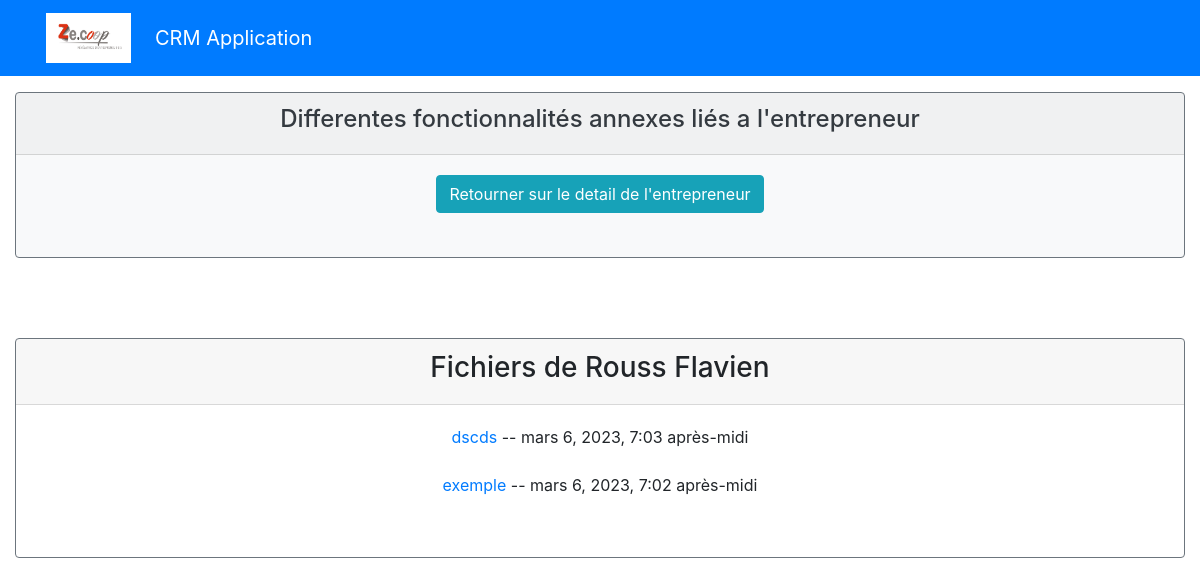
The app's page /home/1/fichiers/ with its own data.
### appflux/models.py (models this page shows, shortened)
class Entrepreneur(models.Model):
    STRUCTURE = (
    ('Impulsions', 'Impulsions'),
    ('Eclosion', 'Eclosions')
)
    nom = models.CharField (max_length=30,)
    prenom = models.CharField(max_length=30, verbose_name="prénom")
    matricule = models.CharField(max_length=30, blank=True)
    photo = models.ImageField(default='avatar.jpg', upload_to='entrepreneur_avatars', blank=True,)
    telephone = models.CharField(max_length=15 ,blank=True, verbose_name="téléphone")
    structure = models.CharField(max_length=40, choices=STRUCTURE)
    email =  models.EmailField()
    nationalite = models.CharField(max_length=150, verbose_name="nationalité")
    naissance = models.CharField(max_length=100, verbose_name="pays de naissance",)
    numero = models.CharField( max_length=15 ,verbose_name="numéro de téléphone professionel", blank=True)
    adresse_postal = models.CharField(max_length=200, verbose_name="Code")
    adresse = models.CharField(max_length=200, blank=True, null=True)
    securite_social = models.CharField(max_length=240, blank=True, verbose_name=" Numéro de sécurité social")
    date_naissance = models.DateField(verbose_name="date de naissance")
    ville = models.CharField(max_length=120, verbose_name="lieu de résidence", blank=True )
    fonction = models.CharField(max_length=240, blank=True,)
    date_entree = models.DateField(blank=True, null= True, verbose_name="date d'entrée dans la CAE")
    debut = models.DateField(blank=True, null=True, verbose_name="date du début du contrat")
    motif = models.CharField(max_length=240, blank=True, verbose_name=' Contrat de travail', choices=TRAVAIL)
    activite = models.CharField(max_length=40, blank=True, verbose_name="type de activité", choices=ACTIVITE)
    manager = models.ForeignKey(User, on_delete=models.CASCADE, null=True, blank=True)

class Fichier(models.Model):
    nom = models.CharField(max_length=100)
    fichier = models.FileField(upload_to= "fichiers/")
    entrepreneur = models.ForeignKey(Entrepreneur, on_delete=models.CASCADE)
    date_created = models.DateTimeField(auto_now=True)

### appflux/views.py (the view)
# urls.py: path('home/<int:entrepreneur_id>/fichiers/', appflux.views.fichiers, name='fichiers'),
def fichiers(request, entrepreneur_id):
    entrepreneur = get_object_or_404(Entrepreneur, id=entrepreneur_id)
    fichiers = Fichier.objects.filter(entrepreneur=entrepreneur).order_by("-date_created")
    return render(request, 'appflux/fichiers.html', {'entrepreneur': entrepreneur, 'fichiers': fichiers})

### appflux/templates/appflux/fichiers.html (shortened to what this page needs)
{% extends "base.html" %}
{% block content %}
<div class="col">
  <div class="card text-white bg-light my-3 border-secondary"  >
      <div class="card-header text-center ">
          <h4 class = "text-dark">Differentes fonctionnalités annexes liés a l'entrepreneur</h4>
      </div>
      <div class="card-body text-center">
          <div class="row">
              <div class="col">
                  <a class="btn btn-info" href="{% url 'entrepreneur_detail' entrepreneur.id %}"> Retourner sur le detail de l'entrepreneur</a> </br>
              </div>
          </div>
      </div></br>
  </div>
</div>
<div class="col">
  <div class="card  my-3 border-secondary"  >
      <div class="card-header">
        <h3 class="text-center">Fichiers de {{entrepreneur.nom}} {{entrepreneur.prenom}} </h3>
      </div>
      <div class="card-body text-center">
          <div class="row">
              <div class="col">
                {% if fichiers %}
                  <ul class="list-unstyled">
                  {% for fichier in fichiers %}
                    <li><a href="{{ fichier.fichier.url }}">{{ fichier.nom }}</a> -- {{ fichier.date_created }}</li></br>
                  {% endfor %}
                  </ul>
                {% else %}
                  <p>Aucun fichier disponible.</p>
                {% endif %}
              </div>
      </div>
  </div>
  </div>
{% endblock content %}

### records on screen
Entrepreneur: nom "Rouss", prenom "Flavien"
Fichier: nom "dscds", date_created "mars 6, 2023, 7:03 après-midi"
Fichier: nom "exemple", date_created "mars 6, 2023, 7:02 après-midi"
